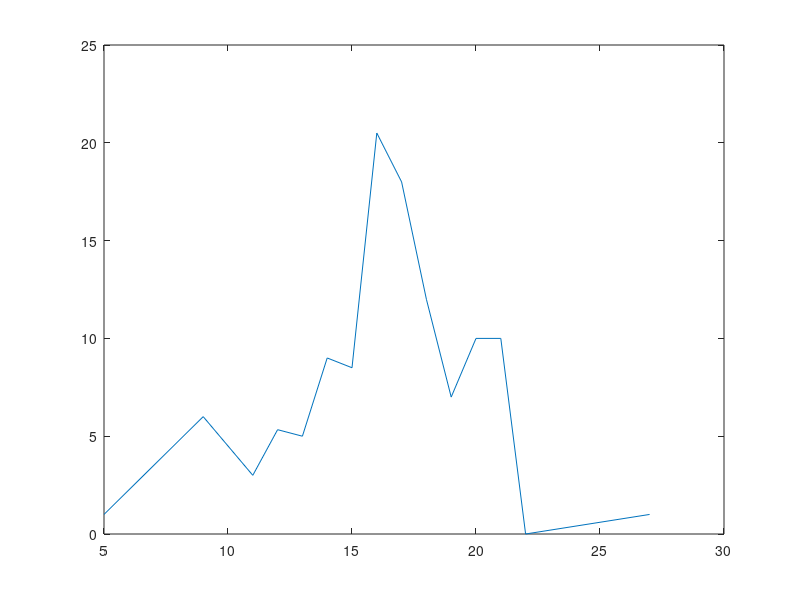
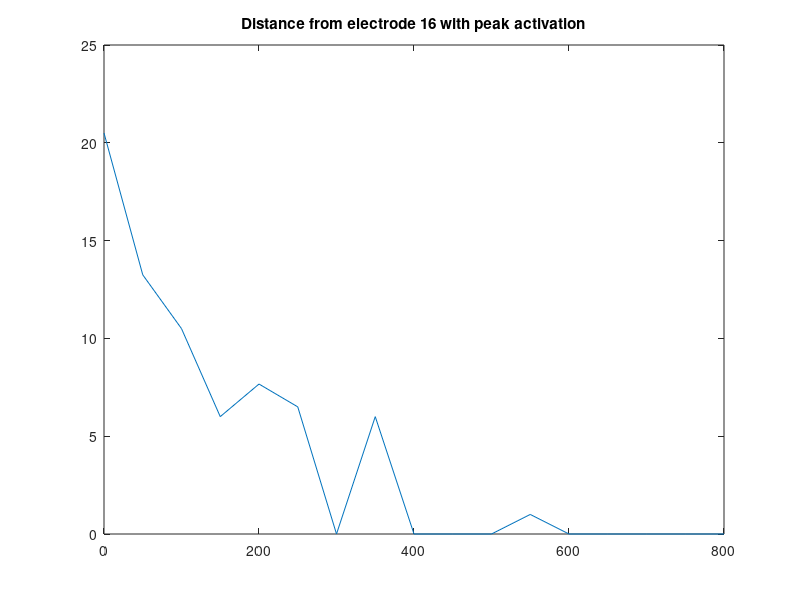

Here is the MATLAB script that generated these plots, in order:
load('overallsigstim.mat')
avgnum=numsigchn./stimelectrodes;

elect=find(~isnan(avgnum));
maxelect=find(avgnum==nanmax(avgnum));
endfrompeak=avgnum(maxelect:end);
beginfrompeak=[NaN; flipud(avgnum(1:maxelect-1))];
if length(endfrompeak)>length(beginfrompeak)
    diff=length(endfrompeak)-length(beginfrompeak);
    beginfrompeak=[beginfrompeak; NaN(diff,1)];
elseif length(endfrompeak)<length(beginfrompeak)
    diff=length(beginfrompeak)-length(endfrompeak);
    endfrompeak=[endfrompeak; NaN(diff,1)];
end
distfrompeak=nansum([beginfrompeak endfrompeak],2);
equal=find((~isnan(beginfrompeak)==~isnan(endfrompeak)));
equal=intersect(find(~isnan(endfrompeak)==1),equal);
distfrompeak(equal,:)=distfrompeak(equal,:)./2;
avgnum(isnan(avgnum))=[];
figure
plot(elect,avgnum)

figure
plot([0 50.*(1:(length(distfrompeak)-1))], distfrompeak)
title(['Distance from electrode ' num2str(maxelect) ' with peak activation'])

